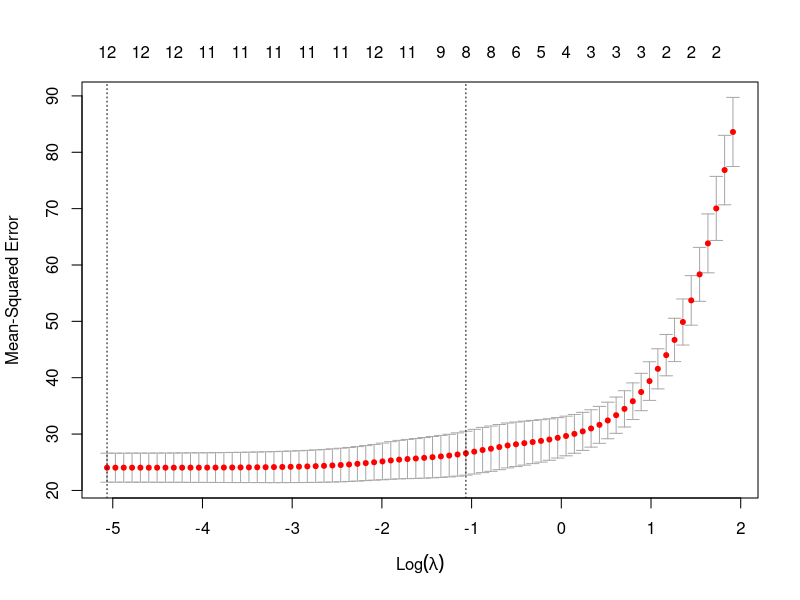

Reproduce this figure in R.
## ---- chunk 1
library(MASS)
data(Boston); #this data is in MASS package
library(boot)
model_full <- glm(medv~., data = Boston)
cv.glm(data = Boston, glmfit = model_full, K = 5)$delta[2]

model_2 <- glm(medv~indus + rm, data = Boston)
cv.glm(data = Boston, glmfit = model_2, K = 5)$delta[2]
## ---- chunk 2
MAE_cost <- function(pi, r){
  return(mean(abs(pi-r)))
}

cv.glm(data = Boston, glmfit = model_full, cost = MAE_cost, K = 5)$delta[2]

cv.glm(data = Boston, glmfit = model_2, cost = MAE_cost, K = 5)$delta[2]
## ---- chunk 3
cv.glm(data = Boston, glmfit = model_full, K = nrow(Boston))$delta[2]

cv.glm(data = Boston, glmfit = model_2, K = nrow(Boston))$delta[2]
## ---- chunk 4
library(glmnet)
lasso_fit  <- glmnet(x = as.matrix(Boston[, -c(which(colnames(Boston)=='medv'))]), y = Boston$medv, alpha = 1)
#use 5-fold cross validation to pick lambda
cv_lasso_fit = cv.glmnet(x = as.matrix(Boston[, -c(which(colnames(Boston)=='medv'))]), y = Boston$medv, alpha = 1, nfolds = 5)
plot(cv_lasso_fit)
## ---- chunk 5
cv_lasso_fit$lambda.min
## ---- chunk 6
coef(lasso_fit, s = cv_lasso_fit$lambda.min)
pred_IS <- predict(lasso_fit, as.matrix(Boston[, -c(which(colnames(Boston)=='medv'))]), s = cv_lasso_fit$lambda.min)
MAE_cost(pred_IS, Boston$medv)
